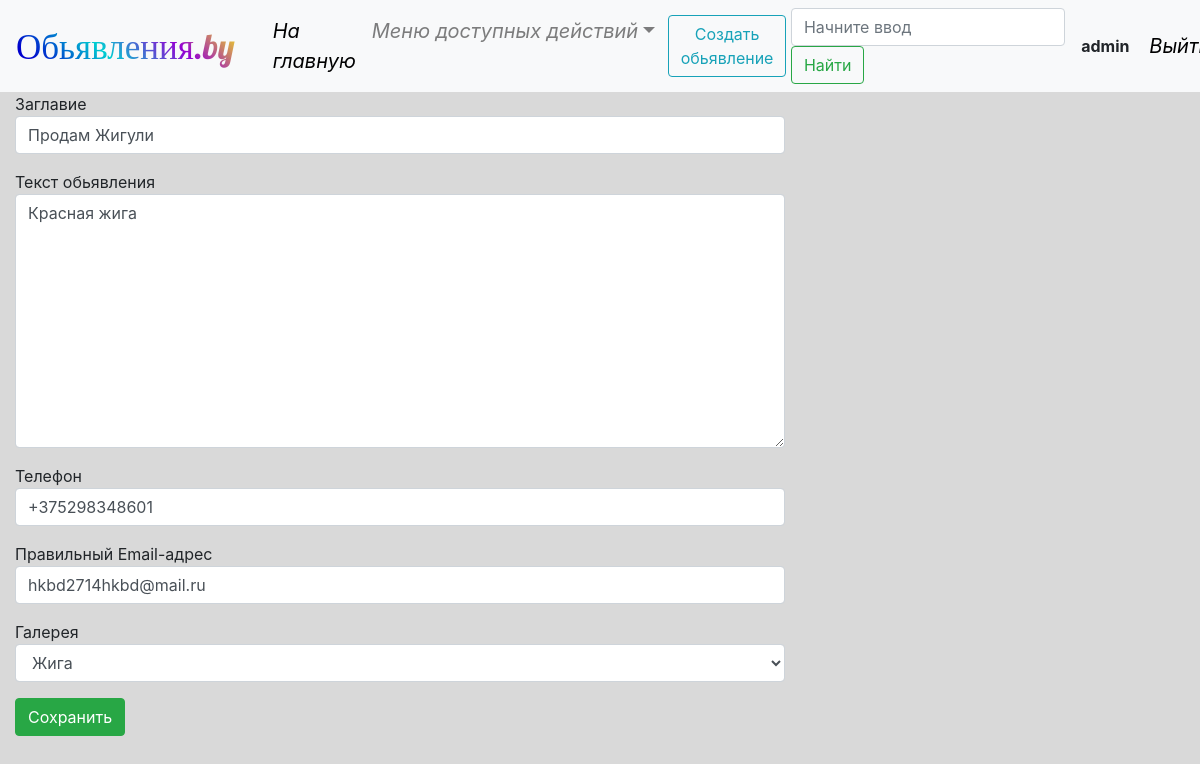
Screenshot of /update/6 (signed in) with the database file from the repository.
### main/models.py (models this page shows, shortened)
class Advert(models.Model):
    title = models.CharField(verbose_name='заглавие', max_length=50)
    text = models.TextField(verbose_name='Текст обьявления', null=True)
    phone = models.CharField(verbose_name='Телефон', max_length=15, null=True, blank=True)
    email = models.EmailField(verbose_name='правильный Email-адрес', max_length=30, null=True)
    date = models.DateTimeField(auto_now_add=True)
    gallery = models.ForeignKey(Gallery, verbose_name='Галерея', on_delete=models.CASCADE, null=True, blank=True)
    user = models.ForeignKey(User, verbose_name='Пользователь', on_delete=models.CASCADE)
    class Meta:
        verbose_name = 'Обьявление'
        verbose_name_plural = 'Обьявления'
        ordering = ['-date']

### main/views.py (the view)
# urls.py: path('update/<int:pk>', AdvertUpdate.as_view(), name='adv_update'),
class AdvertUpdate(UserIsOwnerOrAdminMixin, generic.UpdateView):
    permission_required = 'firstproject.nge_advert'
    template_name = 'main/advertupdate.html'
    form_class = AdvertForm
    def get_queryset(self):
        queryset = Advert.objects.filter(pk=self.kwargs['pk'])
        return queryset
    def get_form(self, *args, **kwargs):
        form = super().get_form(*args, **kwargs)
        form.user = self.request.user
        return form

### main/forms.py
class AdvertForm(forms.ModelForm):
    def __init__(self, user=None, *args, **kwargs):
        super().__init__(*args, **kwargs)
        if user:
            pk = user
        else:
            pk = self.instance.user
        self.fields['gallery'].queryset = Gallery.objects.filter(user=pk)
    class Meta:
        model = Advert
        fields = ['title', 'text', 'phone', 'email', 'gallery']
        widgets = {
            'title': forms.TextInput(attrs={'class': 'form-control'}),
            'text': forms.Textarea(attrs={'class': 'form-control'}),
            'phone': forms.TextInput(attrs={'class': 'form-control'}),
            'email': forms.EmailInput(attrs={'class': 'form-control'}),
            'gallery': forms.Select(attrs={'class': 'form-control'}),
        }

### main/models.py (called while the page is built)
    def __str__(self):
        return self.title

### main/permissions.py (called while the page is built)
    def has_permission(self):
        return self.get_object().user == self.request.user or self.request.user.is_staff

    def dispatch(self, request, *args, **kwargs):
        if not self.has_permission():
            raise PermissionDenied  # Выбрасываем ошибку 403.
        return super().dispatch(request, *args, **kwargs)

### templates/main/advertupdate.html (shortened to what this page needs)
{% extends 'base.html' %}
{% block content %}
<form action="{{ adv.get_UpdateUrl }}" method="post">
    {% for field in form %}
    <div class="form-group col-md-8">
        {{ field.label }}{{ field }}
    </div>
    {% endfor %}
    <div class="form-group col-md-6">
        <button type="submit" class="btn btn-success">Сохранить</button>
    </div>
</form>
{% endblock %}

### templates/base.html (shortened to what this page needs)
<!DOCTYPE html>
{% load static %}
<html lang="en">
<head>
    <link rel="stylesheet" href="https://stackpath.bootstrapcdn.com/bootstrap/4.4.1/css/bootstrap.min.css"
>
    <link rel="stylesheet" href="{% static 'css/base.css' %}">
</head>
<body style="background-color: #d9d9d9;">
<nav class="navbar navbar-expand-lg navbar-light bg-light">
    <a class="logo" href="#">Обьявления.by</a>
    <div class="collapse navbar-collapse" id="navbarSupportedContent">
        <ul class="navbar-nav mr-auto">
            <li class="nav-item active">
                <a id="a" class="nav-link" href="{% url 'adv_list' %}">На главную<span class="sr-only">(current)</span></a>
            </li>
            {% if user.is_authenticated %}
            <li id="e" class="nav-item dropdown">
                <a class="nav-link dropdown-toggle" href="#" id="navbarDropdown" role="button" data-toggle="dropdown"
                   aria-haspopup="true" aria-expanded="false">Меню доступных действий</a>
            </li>
            {% endif %}
        </ul>
        {% if user.is_authenticated %}
        <a href="{% url 'adv_create' %}" type="button" class="btn btn-outline-info">Создать обьявление</a>
        {% endif %}
        <form class="form-inline my-2 my-lg-0" action="{% url 'adv_list' %}" method="get">
            <input class="form-control mr-sm-2" name="val" type="search" placeholder="Начните ввод" aria-label="Search">
            <button class="btn btn-outline-success my-2 my-sm-0" type="submit">Найти</button>
        </form>
        {% if user.is_authenticated %}
        <span><b> &nbsp;{{ user.username }}&nbsp; </b></span>
        <a id="d" class="nav-link" href="{% url 'account_logout' %}">Выйти</a>
        {% else %}
        <a id="b" class="nav-link" href="{% url 'account_login' %}">Вход</a>
        <a id="c" class="nav-link" href="{% url 'account_signup' %}">Регистрация</a>
        {% endif %}
    </div>
</nav>
{% block content %}
{% endblock %}
</body>
</html>

### static/css/base.css (style rules this page uses)
.logo { font-family: "Lobster", cursive; background: linear-gradient(45deg, #0000CD 10%,#00CED1,#9400D3,#FFFF00); -webkit-background-clip: text; -webkit-text-fill-color: transparent; color: #0000CD; display: table; font-size: 35px; }
#a { font-style: italic; font-size: 20px; color: #000000; margin-left:30px; }
#d { font-style: italic; font-size: 20px; color: #000000; }
#e { font-style: italic; font-size: 20px; }

### rows the page displays
Advert: form "Продам Жигули" "Красная жига" "+375298348601" "hkbd2714hkbd@mail.ru" "Жига"

### other values shown
{{ user.username }} "admin"
{{ field.label }} "Заглавие" "Текст обьявления" "Телефон" "Правильный Email-адрес" "Галерея"
